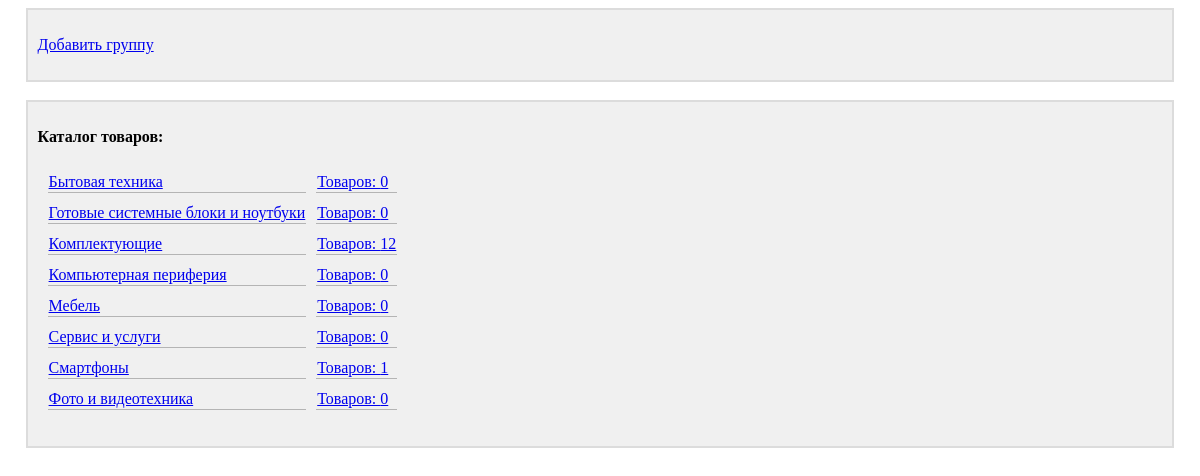
Page /groups_list/ on the committed database.
### main/models.py (models this page shows)
class Group(models.Model):
    title = models.CharField(max_length=50, unique=True, verbose_name='Группа')
    parent_group = models.ForeignKey('self', on_delete=models.CASCADE, verbose_name='Корневая группа', null=True,
                                     blank=True)
    def get_product_count(self):
        product_count = Product.objects.filter(group=self).count()
        sub_groups = Group.objects.filter(parent_group=self)
        for sub_group in sub_groups:
            product_count += sub_group.get_product_count()
        return product_count
    def is_root_group(self):
        return self.parent_group is None
    def __str__(self):
        return self.title
    class Meta:
        verbose_name = 'Группа'
        verbose_name_plural = 'Группы'
        ordering = ['title']

### main/views.py (the view)
# urls.py: path('groups_list/', groups_list, name='groups_list'),
def groups_list(request):
    if 'group_id' not in request.GET:
        current_group = Group.objects.get(parent_group=None)
    else:
        try:
            current_group = Group.objects.get(pk=request.GET['group_id'])
        except (Group.DoesNotExist, Group.MultipleObjectsReturned):
            return HttpResponseBadRequest()
    sub_groups = Group.objects.filter(parent_group=current_group)
    root_group = current_group.parent_group
    context = {'current_group': current_group, 'sub_groups': sub_groups, 'root_group': root_group}
    return render(request, 'main/groups_list.html', context)

### main/templates/main/groups_list.html (shortened to what this page needs)
{% extends 'layout/basic.html' %}
{% block header %}
    <div class="block">
        <p>
            <a href="{% url 'create_group' %}?root_group_id={{ current_group.id }}">Добавить группу</a>
        </p>
    </div>
    <br>
{% endblock %}
{% block content %}
    <div class="block">
        <p>
            {% if current_group.is_root_group %}
                <b>Каталог товаров:</b>
            {% else %}
                <b>Категория: {{ current_group }}</b>
            {% endif %}
            <br>
        </p>
        <p>
            {% if sub_groups|length != 0 %}
                <table class="table_view">
                    {% for sub_group in sub_groups %}
                        <tr>
                            <td class="cell_border">
                                <a href="{% url 'groups_list' %}?group_id={{ sub_group.pk }}">
                                    {{ sub_group }}
                                </a>
                            </td>
                            <td class="cell_border">
                                <a href="{% url 'products_list' %}?group_id={{ sub_group.pk }}">
                                    Товаров: {{ sub_group.get_product_count }}
                                </a>
                            </td>
                        </tr>
                    {% endfor %}
                </table>
            {% else %}
                нет подкатегорий...
            {% endif %}
        </p>
    </div>
{% endblock %}

### main/static/main/style.css (style rules this page uses)
div.block { background-color: RGB(240, 240, 240); border: 2px solid RGB(220, 220, 220); padding: 10px; margin-left: auto; margin-right: auto; width: 95%; }
table.table_view { border-spacing: 10px; }
td.cell_border { border-bottom: 1px solid RGB(180, 180, 180); }

### rows in the picture
Group: title "Бытовая техника", get_product_count "0"
Group: title "Готовые системные блоки и ноутбуки", get_product_count "0"
Group: title "Комплектующие", get_product_count "12"
Group: title "Компьютерная периферия", get_product_count "0"
Group: title "Мебель", get_product_count "0"
Group: title "Сервис и услуги", get_product_count "0"
Group: title "Смартфоны", get_product_count "1"
Group: title "Фото и видеотехника", get_product_count "0"
